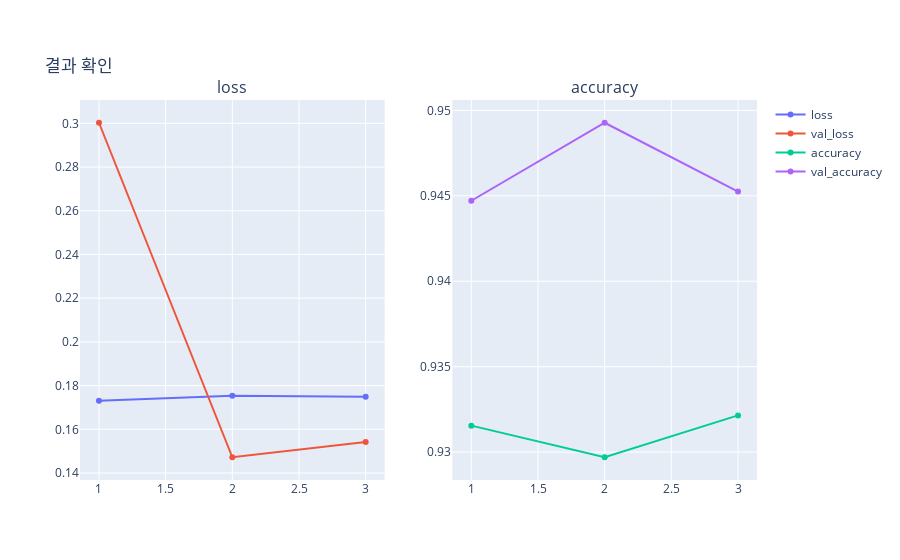

Write notebook code for a chart like this one.
### Code cell
import plotly.graph_objects as go
from plotly.subplots import make_subplots

fig = make_subplots(rows=1, cols=2, subplot_titles=(['loss', 'accuracy']))
fig.add_trace(go.Scatter(x=[1, 2, 3], y=history.history['loss'], name='loss'),
             row=1, col=1)
fig.add_trace(go.Scatter(x=[1, 2, 3], y=history.history['val_loss'], name='val_loss'),
             row=1, col=1)
fig.add_trace(go.Scatter(x=[1, 2, 3], y=history.history['accuracy'], name='accuracy'),
             row=1, col=2)
fig.add_trace(go.Scatter(x=[1, 2, 3], y=history.history['val_accuracy'], name='val_accuracy'),
             row=1, col=2)

fig.update_layout(title='<br>결과 확인</br>',)
fig.show()

### Figure 1 — Plotly figure (JSON) as saved in the notebook; plotly's stock layout.template omitted (floating-point values rounded to 4 significant figures)
{"data": [{"name": "loss", "type": "scatter", "x": [1, 2, 3], "xaxis": "x", "y": [0.173, 0.1754, 0.1749], "yaxis": "y"}, {"name": "val_loss", "type": "scatter", "x": [1, 2, 3], "xaxis": "x", "y": [0.3003, 0.1472, 0.1542], "yaxis": "y"}, {"name": "accuracy", "type": "scatter", "x": [1, 2, 3], "xaxis": "x2", "y": [0.9316, 0.9297, 0.9322], "yaxis": "y2"}, {"name": "val_accuracy", "type": "scatter", "x": [1, 2, 3], "xaxis": "x2", "y": [0.9447, 0.9493, 0.9452], "yaxis": "y2"}], "layout": {"annotations": [{"font": {"size": 16}, "showarrow": false, "text": "loss", "x": 0.225, "xanchor": "center", "xref": "paper", "y": 1, "yanchor": "bottom", "yref": "paper"}, {"font": {"size": 16}, "showarrow": false, "text": "accuracy", "x": 0.775, "xanchor": "center", "xref": "paper", "y": 1, "yanchor": "bottom", "yref": "paper"}], "title": {"text": "<br>결과 확인</br>"}, "xaxis": {"anchor": "y", "domain": [0, 0.45]}, "xaxis2": {"anchor": "y2", "domain": [0.55, 1]}, "yaxis": {"anchor": "x", "domain": [0, 1]}, "yaxis2": {"anchor": "x2", "domain": [0, 1]}}}
